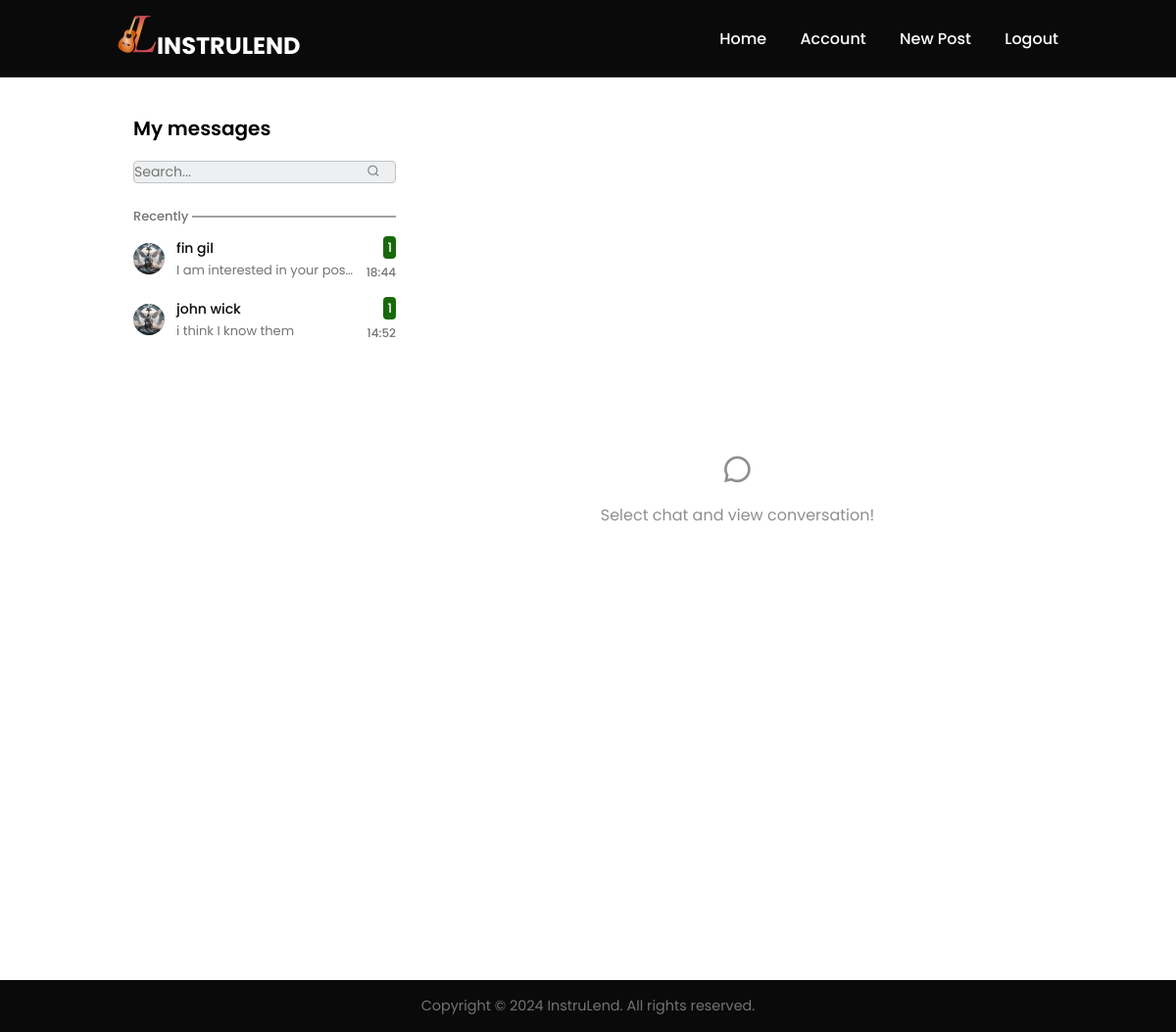
/chats (signed in), run on an earlier commit of the app's database.
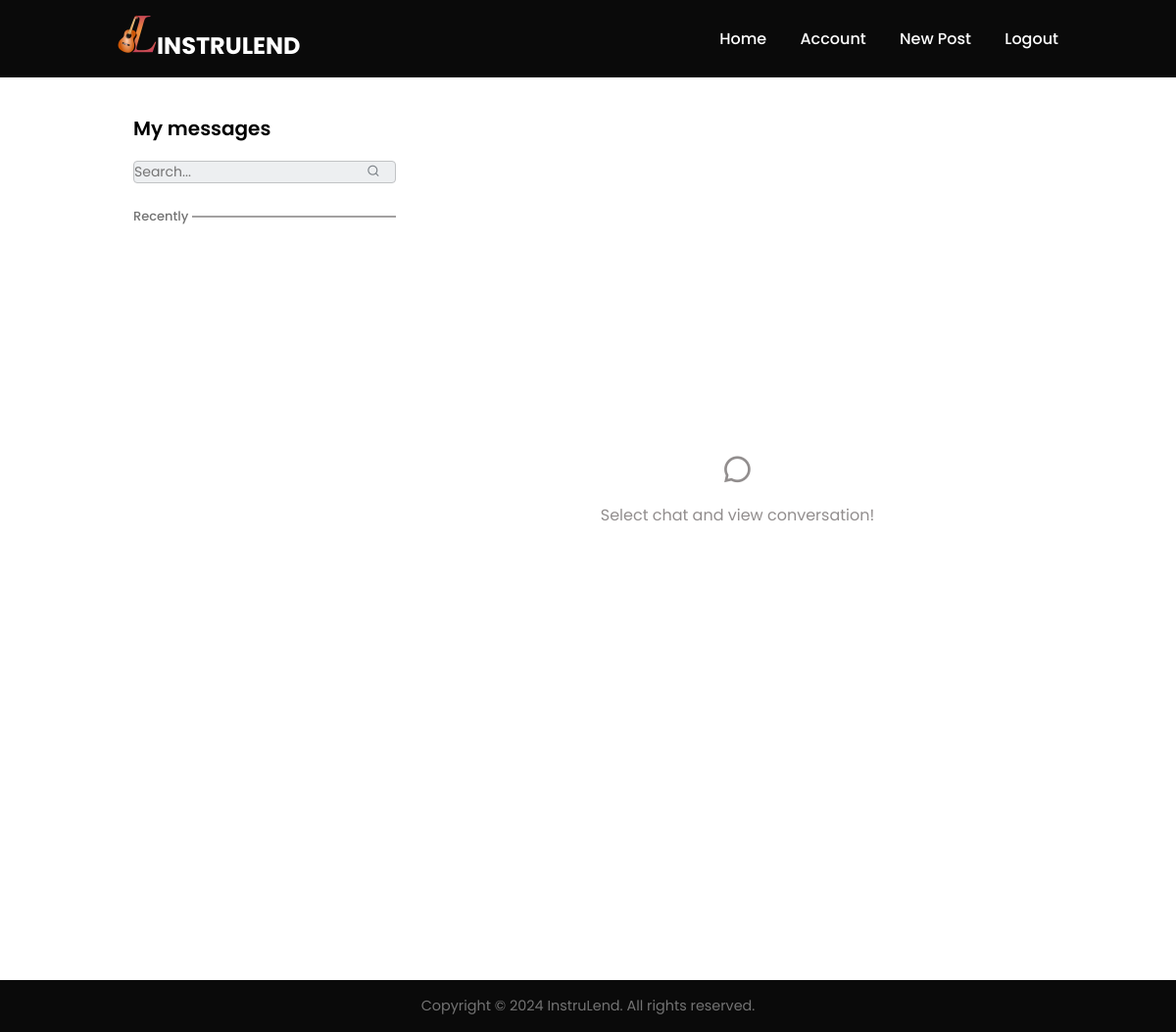
And on a later commit of the database.
### app/models.py (models this page shows, shortened)
class Chat(db.Model):
    id = db.Column(db.String(64), primary_key=True)
    user1_id = db.Column(db.Integer, db.ForeignKey('user.id'), nullable=False)
    user2_id = db.Column(db.Integer, db.ForeignKey('user.id'), nullable=False)
    messages = db.relationship('Message', backref='chat', lazy=True)

class User(db.Model, UserMixin):
    id = db.Column(db.Integer, primary_key=True)
    first_name = db.Column(db.String(100), nullable=False)
    last_name = db.Column(db.String(100), nullable=False)
    email = db.Column(db.String(255), unique=True, nullable=False)
    phone_number = db.Column(db.String(15), unique=True, nullable=False)
    city = db.Column(db.String(50))
    country = db.Column(db.String(10), nullable=False, default='Nigeria')
    password = db.Column(db.String(60), nullable=False)
    verification_number = db.Column(db.String(25), unique=True)
    verified_user = db.Column(db.Boolean, nullable=False, default=False)
    created_at = db.Column(db.DateTime, nullable=False, default=datetime.utcnow)
    image_file = db.Column(db.String(50), nullable=False, default='default.jpg')
    posts = db.relationship('Post', backref='author', lazy=True)
    reviewer = db.relationship('Review', foreign_keys='Review.user_id', backref='author1', lazy=True)
    reviewed = db.relationship('Review', foreign_keys='Review.author_id', backref='author2', lazy=True)
    rented = db.relationship('Agreement', backref='author4', lazy=True)
    expirence = db.relationship('Expirence', backref='author6', lazy=True)
    chats_user1 = db.relationship('Chat', backref='user1', foreign_keys='Chat.user1_id', lazy=True)
    chats_user2 = db.relationship('Chat', backref='user2', foreign_keys='Chat.user2_id', lazy=True)
    message = db.relationship('Message', backref='author7', lazy=True)

class Message(db.Model):
    id = db.Column(db.Integer, primary_key=True)
    chat_id = db.Column(db.String(64), db.ForeignKey('chat.id'), nullable=False)
    user_id = db.Column(db.Integer, db.ForeignKey('user.id'), nullable=False)
    content = db.Column(db.Text)
    timestamp = db.Column(db.DateTime)

### app/routes.py (the view)
@app.route('/chats', methods=['GET', 'POST'])
@login_required
def chats():
    chats = Chat.query.filter(or_(Chat.user1_id == current_user.id, Chat.user2_id == current_user.id)).all()
    chat_messages = {}
    for chat in chats:
        messages = Message.query.filter_by(chat_id=chat.id).all()
        chat_messages[chat.id] = messages
    current_datetime = datetime.now()
    timedelta_class = timedelta
    current_user_id = current_user.id
    return render_template('message.html', chats=chats, chat_messages=chat_messages, current_datetime=current_datetime, timedelta_class=timedelta_class, current_user_id=current_user_id)

### app/models.py (called while the page is built)
@login_manager.user_loader
def load_user(user_id):
    return User.query.get(int(user_id))

### app/templates/message.html (shortened to what this page needs)
{% extends 'base.html' %}
{% block content %}
<div class="chat-section">
    <div class="chat-container">
        <div class="chat-content">
            <div class="content-sidebar">
                <div class="content-sidebar-title">My messages</div>
                <form action="" class="content-sidebar-form">
                    <input type="search" class="content-sidebar-input" placeholder="Search...">
                    <button class="content-sidebar-submit"><i class="ri-search-line"></i></button>
                </form>
                <div class="content-messages">
                    <ul class="content-messages-list">
                        <li class="content-message-title"><span>Recently</span></li>
                        {% for chat in chats %}
                            {% if chat.user1_id == current_user.id %}
                                {% set other_user = chat.user2 %}
                            {% else %}
                                {% set other_user = chat.user1 %}
                            {% endif %}
                            <li>
                                <a href="#" data-conversation="#conversation--{{ chat.id }}">
                                    <img class="content-message-image" src="{{ url_for('static', filename='images/profile_pic/' + other_user.image_file) }}">
                                    <span class="content-message-info">
                                        <span class="content-message-name">{{ other_user.first_name }} {{ other_user.last_name }}</span>
                                        <span class="content-message-text">
                                            {% if chat_messages[chat.id] %}
                                                {{ chat_messages[chat.id][-1].content }}
                                            {% else %}
                                                No messages yet
                                            {% endif %}
                                        </span>
                                    </span>
                                    <span class="content-message-more">
                                        <span class="content-message-unread">1</span>
                                        {% if chat_messages[chat.id] %}
                                            <span class="content-message-time">{{ chat_messages[chat.id][-1].timestamp.strftime('%H:%M') }}</span>
                                        {% endif %}
                                    </span>
                                </a>
                            </li>
                        {% endfor %}
                    </ul>
                </div>
            </div>
            <div class="conversation conversation-default active">
                <i class="ri-chat-3-line"></i>
                <p>Select chat and view conversation!</p>
            </div>
        </div>
    </div>
</div>
{% endblock %}

### app/templates/base.html (shortened to what this page needs)
<!DOCTYPE html>
<html lang="en">
  <head>
    <link rel="stylesheet" href="https://cdn.jsdelivr.net/npm/swiper@11/swiper-bundle.min.css"/>
    <link rel="stylesheet" href="https://cdnjs.cloudflare.com/ajax/libs/font-awesome/6.5.1/css/all.min.css" />
    <link href="https://cdn.jsdelivr.net/npm/remixicon@4.2.0/fonts/remixicon.css" rel="stylesheet"/>
    <link rel="stylesheet" href="https://cdnjs.cloudflare.com/ajax/libs/font-awesome/5.15.3/css/all.min.css">
    <link rel="stylesheet" href="https://pro.fontawesome.com/releases/v5.10.0/css/all.css">
    <link rel="stylesheet" href="{{ url_for('static', filename='css/index.css') }}">
    <link rel="stylesheet" href="{{ url_for('static', filename='css/styles.css') }}">
</head>
<body>
    <header class="header">
        <a href="{{ url_for('index') }}" class="brand"><img src="{{ url_for('static', filename='images/website_pic/package/logo.png') }}">InstruLend</a>
        <div class="navigation">
            <div class="navigation-items">
              {% if current_user.is_authenticated %}
                <a class="nav-link active" aria-current="page" href="{{ url_for('home') }}">Home</a>
                <a class="nav-link active" aria-current="page" href="{{ url_for('account') }}">Account</a>
                <a class="nav-link active" aria-current="page" href="{{ url_for('new_post') }}">New Post</a>
                <a class="nav-link" href="{{ url_for('logout') }}">Logout</a>
              {% else %}
                <a class="nav-link" href="{{ url_for('about') }}">About</a>
                <a class="nav-link" href="{{ url_for('login') }}">Login</a>
                <a class="nav-link" href="{{ url_for('register') }}">SignUp</a>
              {% endif %}
            </div>
        </div>
    </header>
    <section>
      {% block content %}{% endblock %}
    </section>
    <footer class="footer">
      <div class="footer_bar">
          Copyright &copy; 2024 InstruLend. All rights reserved.
      </div>
  </footer>
</body>
</html>

### app/static/css/index.css (style rules this page uses)
:root { --text-dark: #0a0a0a; --text-light: #737373; --extra-light: #f5f5f5; --white: #ffffff; --max-width: 1200px; }
* { margin: 0; padding: 0; box-sizing: border-box; font-family: "Poppins", sans-serif; }
html, body { scroll-behavior: smooth; }
header { z-index: 999; position: absolute; top: 0; left: 0; width: 100%; display: flex; justify-content: space-between; align-items: center; padding: 15px 120px; transition: 0.5s ease; background-color: var(--text-dark); }
header .brand { color: #fff; font-size: 1.5rem; font-weight: 700; text-transform: uppercase; text-decoration: none; }
header .navigation { position: relative; }
header .navigation .navigation-items a { position: relative; color: #fff; font-size: 1em; font-weight: 500; text-decoration: none; margin-left: 30px; transition: 0.3s ease; }
header .navigation .navigation-items a::before { content: " "; position: absolute; background: #fff; width: 0; height: 3px; bottom: 0; left: 0; transition: 0.3s ease; }
header a img { height: 40px; display: inline-block; }
section { padding: 100px 120px; }
.footer { background-color: var(--text-dark); }
.footer_bar { padding: 1rem; font-size: 0.9rem; color: var(--text-light); text-align: center; }
.chat-section { box-shadow: inset 0 100px 0 0 #06d755; min-height: 100vh; display: flex; align-items: center; justify-content: center; }
.chat-container { max-width: 1360px; width: 100%; height: 720px; box-shadow: 0 8px 24px -4px rgba(0, 0, 0, -1); background-color: var(--white); position: relative; }
.chat-content { padding-left: 5px; height: 100%; position: relative; overflow: hidden; }
.content-sidebar { width: 300px; background-color: var(--white); display: flex; flex-direction: column; height: 100%; position: absolute; top: 0; left: 0; }
.content-sidebar-title { font-size: 20px; font-weight: 600; padding: 16px; }
.content-sidebar-form { position: relative; padding: 0 16px; }
.content-sidebar-input { padding: 80x 16px; background-color: #edeff1; border: 1px solid #c1c3c5; outline: none; width: 100%; border-radius: 4px; padding-right: 32px; font-size: 14px; }
.content-sidebar-submit { position: absolute; top: 50%; right: 32px; transform: translateY(-50%); color: #797f85; background-color: transparent; outline: transparent; border: none; cursor: pointer; transition: color .15s ease-in-out; }
.content-messages { overflow-y: auto; height: 100%; margin-top: 16px; }
.content-messages-list { list-style: none; padding: 8px 0; }
.content-message-title { margin-left: 16px; margin-right: 16px; color: var(--text-light); font-size: 13px; font-weight: 500; margin-bottom: 2px; position: relative; }
.content-message-title > * { position: relative; z-index: 1; padding: 0 4px 0 0; background-color: var(--white); }
.content-message-title::before { content: ""; position: absolute; top: 50%; transform: translateY(-50%); left: 0; right: 0; height: 0; border-bottom: 1px solid #494545; z-index: 0; }
.conversation { background-color: var(--white); height: 100%; padding-left: 300px; display: flex; flex-direction: column; display: none; }
.conversation.active { display: flex; flex-direction: column; }
.conversation-default { align-items: center; justify-content: center; padding: 16px; padding-left: calc(300px + 16px); color: #928e8e; }
.conversation-default i { font-size: 32px; }
.conversation-default p { margin-top: 16px; }
@media screen and (max-width: 1600px) { .chat-container { max-width: unset; height: 100vh; } }

What changed in the data, as far as the page shows it:
removed Chat: image_file (placeholder picture)
no longer on this page (row edited): User: first_name "fin", last_name "gil"
removed Message: content "I am interested in your po…", timestamp "18:44"
removed Chat: image_file (placeholder picture)
removed User: first_name "john", last_name "wick"
removed Message: content "i think I know them", timestamp "14:52"
